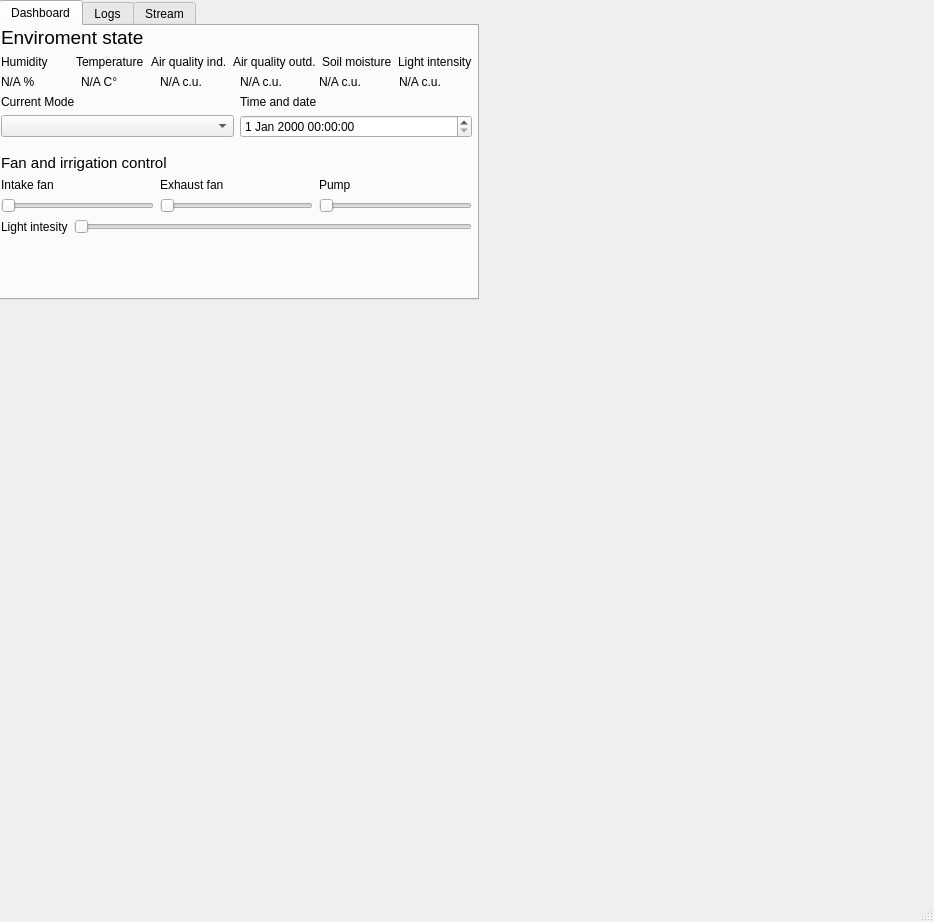
<?xml version="1.0" encoding="UTF-8"?>
<ui version="4.0">
 <class>Mainwindow</class>
 <widget class="QMainWindow" name="Mainwindow">
  <property name="geometry">
   <rect>
    <x>0</x>
    <y>0</y>
    <width>934</width>
    <height>922</height>
   </rect>
  </property>
  <property name="windowTitle">
   <string>Green House dashboard</string>
  </property>
  <property name="toolButtonStyle">
   <enum>Qt::ToolButtonIconOnly</enum>
  </property>
  <widget class="QWidget" name="centralwidget">
   <widget class="QTabWidget" name="tabWidget">
    <property name="geometry">
     <rect>
      <x>-1</x>
      <y>0</y>
      <width>480</width>
      <height>300</height>
     </rect>
    </property>
    <property name="sizePolicy">
     <sizepolicy hsizetype="Fixed" vsizetype="Fixed">
      <horstretch>0</horstretch>
      <verstretch>0</verstretch>
     </sizepolicy>
    </property>
    <property name="currentIndex">
     <number>0</number>
    </property>
    <widget class="QWidget" name="tab">
     <attribute name="title">
      <string>Dashboard</string>
     </attribute>
     <widget class="QWidget" name="gridLayoutWidget">
      <property name="geometry">
       <rect>
        <x>0</x>
        <y>0</y>
        <width>471</width>
        <height>271</height>
       </rect>
      </property>
      <layout class="QGridLayout" name="gridLayout">
       <item row="1" column="0">
        <widget class="QLabel" name="label_fans">
         <property name="font">
          <font>
           <pointsize>14</pointsize>
           <weight>50</weight>
           <bold>false</bold>
          </font>
         </property>
         <property name="layoutDirection">
          <enum>Qt::LeftToRight</enum>
         </property>
         <property name="text">
          <string>Enviroment state</string>
         </property>
        </widget>
       </item>
       <item row="6" column="0">
        <spacer name="verticalSpacer_3">
         <property name="orientation">
          <enum>Qt::Vertical</enum>
         </property>
         <property name="sizeType">
          <enum>QSizePolicy::Fixed</enum>
         </property>
         <property name="sizeHint" stdset="0">
          <size>
           <width>20</width>
           <height>10</height>
          </size>
         </property>
        </spacer>
       </item>
       <item row="11" column="0">
        <spacer name="verticalSpacer">
         <property name="orientation">
          <enum>Qt::Vertical</enum>
         </property>
         <property name="sizeHint" stdset="0">
          <size>
           <width>20</width>
           <height>40</height>
          </size>
         </property>
        </spacer>
       </item>
       <item row="7" column="0">
        <widget class="QLabel" name="label_8">
         <property name="font">
          <font>
           <pointsize>11</pointsize>
          </font>
         </property>
         <property name="text">
          <string>Fan and irrigation control</string>
         </property>
        </widget>
       </item>
       <item row="8" column="0">
        <layout class="QHBoxLayout" name="horizontalLayout_5">
         <item>
          <widget class="QLabel" name="label_6">
           <property name="text">
            <string>Intake fan</string>
           </property>
          </widget>
         </item>
         <item>
          <widget class="QLabel" name="label_4">
           <property name="text">
            <string>Exhaust fan</string>
           </property>
          </widget>
         </item>
         <item>
          <widget class="QLabel" name="label">
           <property name="text">
            <string>Pump</string>
           </property>
          </widget>
         </item>
        </layout>
       </item>
       <item row="4" column="0">
        <layout class="QHBoxLayout" name="horizontalLayout_3">
         <item>
          <widget class="QLabel" name="label_2">
           <property name="text">
            <string>Current Mode</string>
           </property>
          </widget>
         </item>
         <item>
          <widget class="QLabel" name="label_3">
           <property name="text">
            <string>Time and date</string>
           </property>
          </widget>
         </item>
        </layout>
       </item>
       <item row="5" column="0">
        <layout class="QHBoxLayout" name="horizontalLayout_4">
         <item>
          <widget class="QComboBox" name="mods"/>
         </item>
         <item>
          <widget class="QDateTimeEdit" name="datetime"/>
         </item>
        </layout>
       </item>
       <item row="3" column="0">
        <layout class="QHBoxLayout" name="horizontalLayout_2">
         <item>
          <widget class="QLabel" name="val_hum">
           <property name="font">
            <font>
             <pointsize>9</pointsize>
            </font>
           </property>
           <property name="text">
            <string>N/A %</string>
           </property>
          </widget>
         </item>
         <item>
          <widget class="QLabel" name="val_temp">
           <property name="font">
            <font>
             <pointsize>9</pointsize>
            </font>
           </property>
           <property name="text">
            <string>N/A C°</string>
           </property>
          </widget>
         </item>
         <item>
          <widget class="QLabel" name="val_ind">
           <property name="font">
            <font>
             <pointsize>9</pointsize>
            </font>
           </property>
           <property name="text">
            <string>N/A c.u.</string>
           </property>
          </widget>
         </item>
         <item>
          <widget class="QLabel" name="val_out">
           <property name="font">
            <font>
             <pointsize>9</pointsize>
            </font>
           </property>
           <property name="text">
            <string>N/A c.u.</string>
           </property>
          </widget>
         </item>
         <item>
          <widget class="QLabel" name="val_soil">
           <property name="font">
            <font>
             <pointsize>9</pointsize>
            </font>
           </property>
           <property name="text">
            <string>N/A c.u.</string>
           </property>
          </widget>
         </item>
         <item>
          <widget class="QLabel" name="val_light">
           <property name="font">
            <font>
             <pointsize>9</pointsize>
            </font>
           </property>
           <property name="text">
            <string>N/A c.u.</string>
           </property>
          </widget>
         </item>
        </layout>
       </item>
       <item row="2" column="0">
        <layout class="QHBoxLayout" name="horizontalLayout">
         <item>
          <widget class="QLabel" name="sens_hum_2">
           <property name="font">
            <font>
             <pointsize>9</pointsize>
            </font>
           </property>
           <property name="text">
            <string>Humidity</string>
           </property>
          </widget>
         </item>
         <item>
          <widget class="QLabel" name="sens_temp">
           <property name="font">
            <font>
             <pointsize>9</pointsize>
            </font>
           </property>
           <property name="text">
            <string>Temperature</string>
           </property>
          </widget>
         </item>
         <item>
          <widget class="QLabel" name="sens_ind">
           <property name="font">
            <font>
             <pointsize>9</pointsize>
            </font>
           </property>
           <property name="text">
            <string>Air quality ind.</string>
           </property>
          </widget>
         </item>
         <item>
          <widget class="QLabel" name="sens_out">
           <property name="font">
            <font>
             <pointsize>9</pointsize>
            </font>
           </property>
           <property name="text">
            <string>Air quality outd.</string>
           </property>
          </widget>
         </item>
         <item>
          <widget class="QLabel" name="sens_soil">
           <property name="font">
            <font>
             <pointsize>9</pointsize>
            </font>
           </property>
           <property name="text">
            <string>Soil moisture</string>
           </property>
          </widget>
         </item>
         <item>
          <widget class="QLabel" name="sens_light">
           <property name="font">
            <font>
             <pointsize>9</pointsize>
            </font>
           </property>
           <property name="text">
            <string>Light intensity</string>
           </property>
          </widget>
         </item>
        </layout>
       </item>
       <item row="9" column="0">
        <layout class="QHBoxLayout" name="horizontalLayout_6">
         <item>
          <widget class="QSlider" name="fan_in">
           <property name="orientation">
            <enum>Qt::Horizontal</enum>
           </property>
          </widget>
         </item>
         <item>
          <widget class="QSlider" name="fan_out">
           <property name="orientation">
            <enum>Qt::Horizontal</enum>
           </property>
          </widget>
         </item>
         <item>
          <widget class="QSlider" name="pump">
           <property name="orientation">
            <enum>Qt::Horizontal</enum>
           </property>
          </widget>
         </item>
        </layout>
       </item>
       <item row="10" column="0">
        <layout class="QHBoxLayout" name="horizontalLayout_7">
         <item>
          <widget class="QLabel" name="label_5">
           <property name="text">
            <string>Light intesity</string>
           </property>
          </widget>
         </item>
         <item>
          <widget class="QSlider" name="slight">
           <property name="orientation">
            <enum>Qt::Horizontal</enum>
           </property>
          </widget>
         </item>
        </layout>
       </item>
      </layout>
     </widget>
    </widget>
    <widget class="QWidget" name="tab_2">
     <attribute name="title">
      <string>Logs</string>
     </attribute>
    </widget>
    <widget class="QWidget" name="tab_3">
     <attribute name="title">
      <string>Stream</string>
     </attribute>
    </widget>
   </widget>
  </widget>
  <widget class="QStatusBar" name="statusbar"/>
 </widget>
 <resources/>
 <connections/>
</ui>
